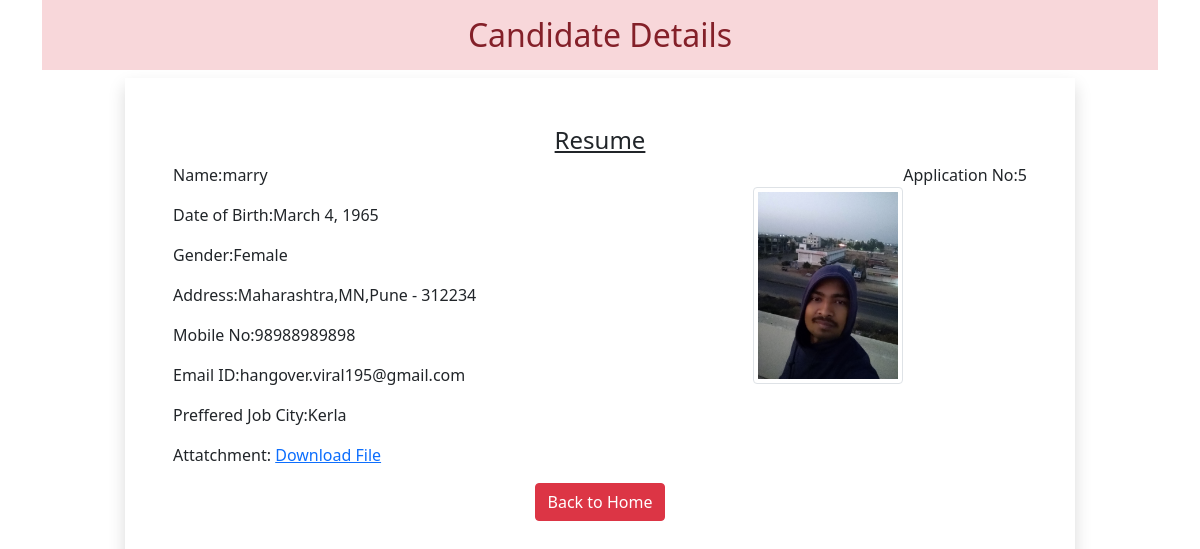
The page /5 on the database its author committed.
### upload/models.py (models this page shows)
class Resume(models.Model):
  name=models.CharField(max_length=100)
  dob=models.DateField(auto_now=False, auto_now_add=False)
  gender=models.CharField(max_length=100)
  locality=models.CharField(max_length=100)
  city=models.CharField(max_length=100)
  pin=models.PositiveIntegerField()
  state=models.CharField(choices=STATE_CHOICE,max_length=50)
  email=models.EmailField()
  mobile=models.PositiveIntegerField()
  job_city=models.CharField(max_length=100)
  profile_image=models.ImageField(upload_to='profileimg', blank=True)
  my_file=models.FileField(upload_to='doc', blank=True)
  DisplayFields=['id','name','dob','age','gender','locality','city','pin','state','email','mobile','job_city','profile_image','my_file']
  searchableFields=['name','gender']
  FilterFields=['state']
  @property
  def age(self):
    if(self.dob!=None):
      age=date.today().year - self.dob.year
      return age

### upload/views.py (the view)
# urls.py: path('<int:pk>', views.CandidateView.as_view(), name='candidate'),
class CandidateView(View):
  def get(self, request,pk):
    candidate = Resume.objects.get(pk=pk)
    return render(request, 'upload/candidate.html', {'candidate':candidate})

### upload/templatetags/myfilter.py (called while the page is built)
@register.filter(name='remove_special')
def remove_chars(value,arg):
  print('value:',value)
  print('arg:',arg)
  for character in arg:
    print('character:',character)
    value=value.replace(character,"")
  return value

### upload/templates/upload/candidate.html (shortened to what this page needs)
<!DOCTYPE html>
{% load myfilter %}
<html lang="en">
<head>
  <link href="https://cdn.jsdelivr.net/npm/bootstrap@5.0.0-beta2/dist/css/bootstrap.min.css" rel="stylesheet">
</head>
<body>
  <div class="container">
    <h2 class="alert-danger text-center p-3">Candidate Details</h2>
    <div class="row">
      <div class="col-sm-10 shadow p-5 offset-sm-1">
        <h4 class="text-center"><u>Resume</u></h4>
         <p class="float-end">Application No:{{candidate.id}}</p>
         <img src="{{candidate.profile_image.url}}" alt="" class="img-fluid  img-thumbnail  float-end mt-4" width="150" height="150">
         <p>Name:{{candidate.name}}</p>
         <p>Date of Birth:{{candidate.dob}}</p>
         <p>Gender:{{candidate.gender}}</p>
         <p>Address:{{candidate.locality}},{{candidate.state}},{{candidate.city}} - {{candidate.pin}}</p>
         <p>Mobile No:{{candidate.mobile}}</p>
         <p>Email ID:{{candidate.email}}</p>
         <p>Preffered Job City:{{candidate.job_city|remove_special:"[]'"}}</p>
         <p>Attatchment: <a href="{{candidate.my_file.url}}">Download File</a> </p>
        <div class="text-center">
          <a href="/" class="btn btn-danger">Back to Home</a>
        </div>
      </div>
    </div>
  </div>
</body>
</html>

### rows shown on the page
Resume: id "5", profile_image (picture), name "marry", dob "March 4, 1965", gender "Female", locality "Maharashtra", state "MN", city "Pune", pin "312234", mobile "98988989898", email "hangover.viral195@gmail.com", job_city|remove_special "Kerla"
